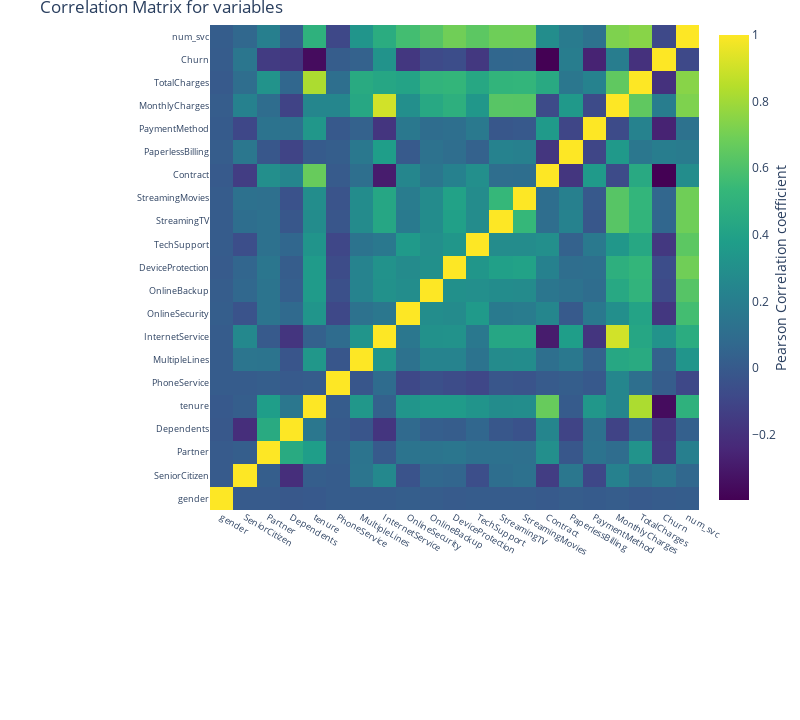

Notebook code for this chart:
### Code cell
import plotly.offline as py
py.init_notebook_mode(connected=True)
import plotly.graph_objs as go

correlation = datanum.corr()
#tick labels
matrix_cols = correlation.columns.tolist()
#convert to array
corr_array  = np.array(correlation)

#Plotting
trace = go.Heatmap(z = corr_array,
                   x = matrix_cols,
                   y = matrix_cols,
                   colorscale = "Viridis",
                   colorbar   = dict(title = "Pearson Correlation coefficient",
                                     titleside = "right"
                                    ) ,
                  )

layout = go.Layout(dict(title = "Correlation Matrix for variables",
                        autosize = False,
                        height  = 720,
                        width   = 800,
                        margin  = dict(r = 0 ,l = 210,
                                       t = 25,b = 210,
                                      ),
                        yaxis   = dict(tickfont = dict(size = 9)),
                        xaxis   = dict(tickfont = dict(size = 9))
                       )
                  )

data = [trace]
fig = go.Figure(data=data,layout=layout)
py.iplot(fig)

### Figure 1 — Plotly figure (JSON) as saved in the notebook; plotly's stock layout.template omitted (floating-point values rounded to 4 significant figures; data arrays with more than 128 entries replaced by an {"elided": "..."} marker saying what was removed)
{"data": [{"colorbar": {"title": {"side": "right", "text": "Pearson Correlation coefficient"}}, "colorscale": [[0, "#440154"], [0.1111, "#482878"], [0.2222, "#3e4989"], [0.3333, "#31688e"], [0.4444, "#26828e"], [0.5556, "#1f9e89"], [0.6667, "#35b779"], [0.7778, "#6ece58"], [0.8889, "#b5de2b"], [1, "#fde725"]], "type": "heatmap", "x": ["gender", "SeniorCitizen", "Partner", "Dependents", "tenure", "PhoneService", "MultipleLines", "InternetService", "OnlineSecurity", "OnlineBackup", "DeviceProtection", "TechSupport", "StreamingTV", "StreamingMovies", "Contract", "PaperlessBilling", "PaymentMethod", "MonthlyCharges", "TotalCharges", "Churn", "num_svc"], "y": ["gender", "SeniorCitizen", "Partner", "Dependents", "tenure", "PhoneService", "MultipleLines", "InternetService", "OnlineSecurity", "OnlineBackup", "DeviceProtection", "TechSupport", "StreamingTV", "StreamingMovies", "Contract", "PaperlessBilling", "PaymentMethod", "MonthlyCharges", "TotalCharges", "Churn", "num_svc"], "z": {"elided": "21x21 float values"}}], "layout": {"autosize": false, "height": 720, "margin": {"b": 210, "l": 210, "r": 0, "t": 25}, "title": {"text": "Correlation Matrix for variables"}, "width": 800, "xaxis": {"tickfont": {"size": 9}}, "yaxis": {"tickfont": {"size": 9}}}}
